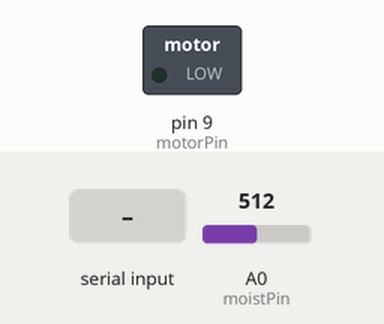
The sketch below on a simulated Arduino Uno, built with avr-gcc and run on an emulated ATmega328P. Parts: switched loads named in the sketch (green lamp = pin HIGH). The inputs (shaded band) are chosen by the test bench; at power-on: A0 (moistPin) = 512. What the sketch prints to the serial monitor is not drawn.

Above: at 1.3 s.
1.4 s: "1" received over the second serial link
At 1.8 s:
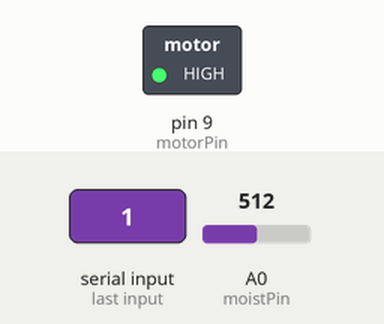
Timing chart, 0 to 4.4 s (numbered marks = the images above; inputs shaded):
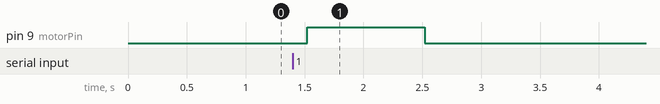

The sketch:

dab.ino
```cpp
#include <SoftwareSerial.h>

SoftwareSerial bluetooth(3, 2);
//pins
int moistPin = A0;
int motorPin = 9;
//variables
float moistVal = 0.0; //variable that takes in moisture value
int tooDry = 150; //set low parameter for plant
int tooWet = 400; //set high parameter for plant
int received = 0;

void setup()
{
  Serial.begin(9600);
  pinMode(moistPin, INPUT);
  pinMode(motorPin, OUTPUT);
  bluetooth.begin(9600);
}

void loop()
{
  if (bluetooth.available()>0){
    received = bluetooth.read();
  }
  //constantly checking for moisture
  moistVal = analogRead(moistPin);

  if(received == '1'){
    received = 0;
    digitalWrite(motorPin, HIGH);
    delay(1000);
    digitalWrite(motorPin, LOW);
    delay(1000);
  }
  Serial.println(moistVal);
  bluetooth.print(moistVal);
  delay(500);
}
```

Measured:
- after the input at 1.4 s, pin 9 (motorPin): LOW → HIGH after 0.12 s, → LOW 1.0 s later
